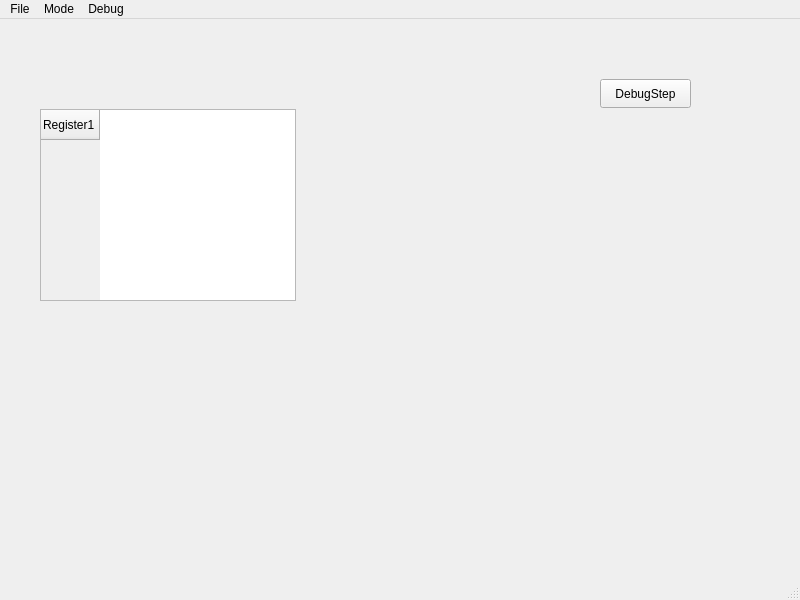
<?xml version="1.0" encoding="UTF-8"?>
<ui version="4.0">
 <class>QTFrontend</class>
 <widget class="QMainWindow" name="QTFrontend">
  <property name="geometry">
   <rect>
    <x>0</x>
    <y>0</y>
    <width>800</width>
    <height>600</height>
   </rect>
  </property>
  <property name="windowTitle">
   <string>MainWindow</string>
  </property>
  <widget class="QWidget" name="centralwidget">
   <widget class="QPushButton" name="DebugStepBtn">
    <property name="geometry">
     <rect>
      <x>600</x>
      <y>60</y>
      <width>91</width>
      <height>29</height>
     </rect>
    </property>
    <property name="text">
     <string>DebugStep</string>
    </property>
   </widget>
   <widget class="QTableWidget" name="RegisterTbl">
    <property name="geometry">
     <rect>
      <x>40</x>
      <y>90</y>
      <width>256</width>
      <height>192</height>
     </rect>
    </property>
    <row>
     <property name="text">
      <string>Register1</string>
     </property>
    </row>
   </widget>
  </widget>
  <widget class="QMenuBar" name="menubar">
   <property name="geometry">
    <rect>
     <x>0</x>
     <y>0</y>
     <width>800</width>
     <height>26</height>
    </rect>
   </property>
   <widget class="QMenu" name="menuTest">
    <property name="title">
     <string>File</string>
    </property>
    <addaction name="actionOpen"/>
    <addaction name="actionStop_Emulator"/>
   </widget>
   <widget class="QMenu" name="menuMode">
    <property name="title">
     <string>Mode</string>
    </property>
    <addaction name="actionLegacy_C8"/>
    <addaction name="actionSCHIP"/>
   </widget>
   <widget class="QMenu" name="menuDebug">
    <property name="title">
     <string>Debug</string>
    </property>
    <addaction name="actionStart_Debugging"/>
   </widget>
   <addaction name="menuTest"/>
   <addaction name="menuMode"/>
   <addaction name="menuDebug"/>
  </widget>
  <widget class="QStatusBar" name="statusbar"/>
  <action name="actionOpen">
   <property name="text">
    <string>Load File</string>
   </property>
  </action>
  <action name="actionLegacy_C8">
   <property name="checkable">
    <bool>true</bool>
   </property>
   <property name="checked">
    <bool>false</bool>
   </property>
   <property name="text">
    <string>Legacy C8</string>
   </property>
  </action>
  <action name="actionSCHIP">
   <property name="checkable">
    <bool>true</bool>
   </property>
   <property name="checked">
    <bool>true</bool>
   </property>
   <property name="text">
    <string>SCHIP</string>
   </property>
  </action>
  <action name="actionStop_Emulator">
   <property name="text">
    <string>Stop Emulator</string>
   </property>
  </action>
  <action name="actionStart_Debugging">
   <property name="text">
    <string>Start Debugging</string>
   </property>
  </action>
 </widget>
 <resources/>
 <connections/>
</ui>
